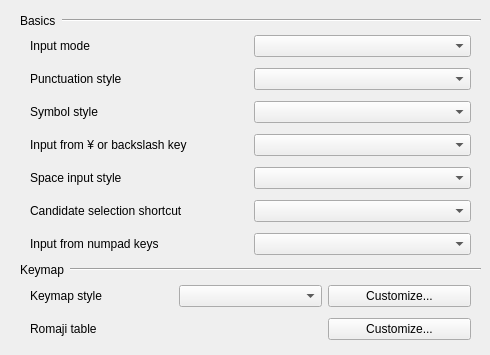
    <widget class="QWidget" name="basicTab">
     <attribute name="title">
      <string>General</string>
     </attribute>
     <widget class="QWidget" name="gridLayoutWidget">
      <property name="geometry">
       <rect>
        <x>30</x>
        <y>30</y>
        <width>441</width>
        <height>234</height>
       </rect>
      </property>
      <layout class="QGridLayout" name="gridLayout">
       <item row="0" column="1">
        <widget class="QComboBox" name="inputModeComboBox"/>
       </item>
       <item row="1" column="1">
        <widget class="QComboBox" name="punctuationsSettingComboBox"/>
       </item>
       <item row="2" column="1">
        <widget class="QComboBox" name="symbolsSettingComboBox">
         <property name="enabled">
          <bool>true</bool>
         </property>
        </widget>
       </item>
       <item row="4" column="1">
        <widget class="QComboBox" name="spaceCharacterFormComboBox">
         <property name="enabled">
          <bool>true</bool>
         </property>
        </widget>
       </item>
       <item row="0" column="0">
        <widget class="QLabel" name="inputModeLabel">
         <property name="text">
          <string>Input mode</string>
         </property>
        </widget>
       </item>
       <item row="1" column="0">
        <widget class="QLabel" name="PunctuationsSettingLabel">
         <property name="text">
          <string>Punctuation style</string>
         </property>
        </widget>
       </item>
       <item row="2" column="0">
        <widget class="QLabel" name="symbolsSettingLabel">
         <property name="text">
          <string>Symbol style</string>
         </property>
        </widget>
       </item>
       <item row="4" column="0">
        <widget class="QLabel" name="spaceInputSettingLabel">
         <property name="text">
          <string>Space input style</string>
         </property>
        </widget>
       </item>
       <item row="5" column="1">
        <widget class="QComboBox" name="selectionShortcutModeComboBox"/>
       </item>
       <item row="5" column="0">
        <widget class="QLabel" name="selectionShortcutModeLabel">
         <property name="text">
          <string>Candidate selection shortcut</string>
         </property>
        </widget>
       </item>
       <item row="6" column="0">
        <widget class="QLabel" name="numpadCharacterFormLabel">
         <property name="text">
          <string>Input from numpad keys</string>
         </property>
        </widget>
       </item>
       <item row="6" column="1">
        <widget class="QComboBox" name="numpadCharacterFormComboBox">
         <property name="minimumSize">
          <size>
           <width>150</width>
           <height>0</height>
          </size>
         </property>
        </widget>
       </item>
       <item row="3" column="0">
        <widget class="QLabel" name="yenSignLabel">
         <property name="text">
          <string>Input from ¥ or backslash key</string>
         </property>
        </widget>
       </item>
       <item row="3" column="1">
        <widget class="QComboBox" name="yenSignComboBox"/>
       </item>
      </layout>
     </widget>
     <widget class="QWidget" name="gridLayoutWidget_2">
      <property name="geometry">
       <rect>
        <x>30</x>
        <y>280</y>
        <width>441</width>
        <height>66</height>
       </rect>
      </property>
      <layout class="QGridLayout" name="gridLayout_2">
       <item row="0" column="1">
        <widget class="QComboBox" name="keymapSettingComboBox"/>
       </item>
       <item row="0" column="0">
        <widget class="QLabel" name="keymapSettingLabel">
         <property name="text">
          <string>Keymap style</string>
         </property>
        </widget>
       </item>
       <item row="0" column="2">
        <widget class="QPushButton" name="editKeymapButton">
         <property name="sizePolicy">
          <sizepolicy hsizetype="Preferred" vsizetype="Fixed">
           <horstretch>0</horstretch>
           <verstretch>0</verstretch>
          </sizepolicy>
         </property>
         <property name="text">
          <string>Customize...</string>
         </property>
        </widget>
       </item>
       <item row="1" column="2">
        <widget class="QPushButton" name="editRomanTableButton">
         <property name="text">
          <string>Customize...</string>
         </property>
        </widget>
       </item>
       <item row="1" column="0">
        <widget class="QLabel" name="label_11">
         <property name="text">
          <string>Romaji table</string>
         </property>
        </widget>
       </item>
      </layout>
     </widget>
     <widget class="QWidget" name="horizontalLayoutWidget">
      <property name="geometry">
       <rect>
        <x>20</x>
        <y>10</y>
        <width>461</width>
        <height>21</height>
       </rect>
      </property>
      <layout class="QHBoxLayout" name="horizontalLayout">
       <item>
        <widget class="QLabel" name="basicsLabel">
         <property name="text">
          <string>Basics</string>
         </property>
        </widget>
       </item>
       <item>
        <widget class="Line" name="basicsLine">
         <property name="sizePolicy">
          <sizepolicy hsizetype="MinimumExpanding" vsizetype="Fixed">
           <horstretch>0</horstretch>
           <verstretch>0</verstretch>
          </sizepolicy>
         </property>
         <property name="orientation">
          <enum>Qt::Horizontal</enum>
         </property>
        </widget>
       </item>
      </layout>
     </widget>
     <widget class="QWidget" name="horizontalLayoutWidget_8">
      <property name="geometry">
       <rect>
        <x>20</x>
        <y>260</y>
        <width>461</width>
        <height>20</height>
       </rect>
      </property>
      <layout class="QHBoxLayout" name="horizontalLayout_11">
       <item>
        <widget class="QLabel" name="label_4">
         <property name="text">
          <string>Keymap</string>
         </property>
        </widget>
       </item>
       <item>
        <widget class="Line" name="line_3">
         <property name="sizePolicy">
          <sizepolicy hsizetype="MinimumExpanding" vsizetype="Fixed">
           <horstretch>0</horstretch>
           <verstretch>0</verstretch>
          </sizepolicy>
         </property>
         <property name="orientation">
          <enum>Qt::Horizontal</enum>
         </property>
        </widget>
       </item>
      </layout>
     </widget>
    </widget>
